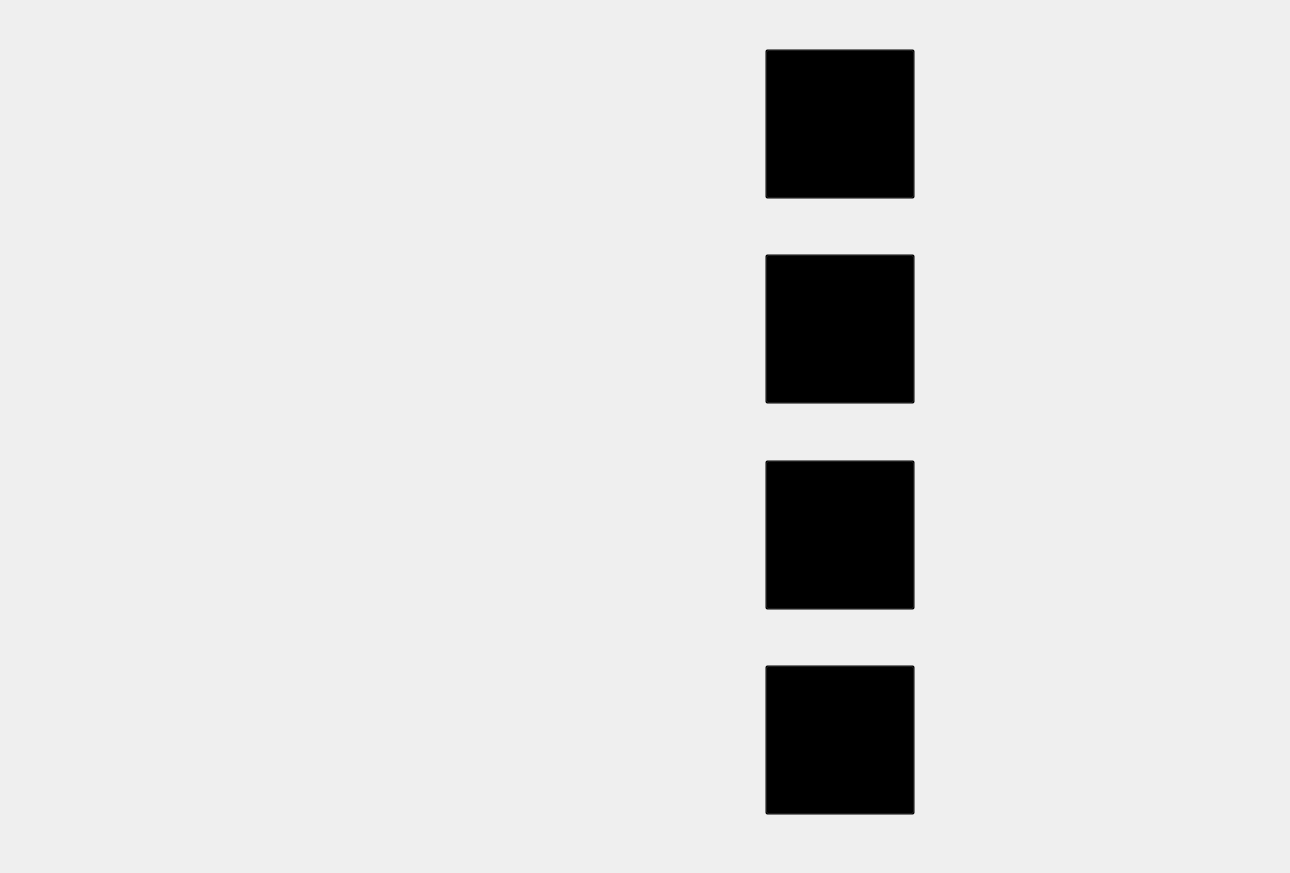
       <widget class="QWidget" name="HuMMUS">
        <attribute name="title">
         <string>HuMMUS</string>
        </attribute>
        <widget class="QWidget" name="horizontalLayoutWidget">
         <property name="geometry">
          <rect>
           <x>0</x>
           <y>0</y>
           <width>1281</width>
           <height>864</height>
          </rect>
         </property>
         <layout class="QHBoxLayout" name="horizontalLayout">
          <item>
           <spacer name="horizontalSpacer_4">
            <property name="orientation">
             <enum>Qt::Horizontal</enum>
            </property>
            <property name="sizeHint" stdset="0">
             <size>
              <width>40</width>
              <height>20</height>
             </size>
            </property>
           </spacer>
          </item>
          <item>
           <spacer name="verticalSpacer_4">
            <property name="orientation">
             <enum>Qt::Vertical</enum>
            </property>
            <property name="sizeHint" stdset="0">
             <size>
              <width>20</width>
              <height>40</height>
             </size>
            </property>
           </spacer>
          </item>
          <item>
           <widget class="QLabel" name="label">
            <property name="sizePolicy">
             <sizepolicy hsizetype="Fixed" vsizetype="Fixed">
              <horstretch>0</horstretch>
              <verstretch>0</verstretch>
             </sizepolicy>
            </property>
            <property name="text">
             <string/>
            </property>
            <property name="pixmap">
             <pixmap>../../../../../../Untitled-4.png</pixmap>
            </property>
           </widget>
          </item>
          <item>
           <spacer name="horizontalSpacer">
            <property name="orientation">
             <enum>Qt::Horizontal</enum>
            </property>
            <property name="sizeHint" stdset="0">
             <size>
              <width>40</width>
              <height>20</height>
             </size>
            </property>
           </spacer>
          </item>
          <item>
           <layout class="QVBoxLayout" name="verticalLayout_2">
            <item>
             <spacer name="verticalSpacer_3">
              <property name="orientation">
               <enum>Qt::Vertical</enum>
              </property>
              <property name="sizeHint" stdset="0">
               <size>
                <width>20</width>
                <height>40</height>
               </size>
              </property>
             </spacer>
            </item>
            <item>
             <widget class="QPushButton" name="main_newProjecticon">
              <property name="minimumSize">
               <size>
                <width>150</width>
                <height>150</height>
               </size>
              </property>
              <property name="font">
               <font>
                <pointsize>11</pointsize>
                <bold>true</bold>
               </font>
              </property>
              <property name="styleSheet">
               <string notr="true">QPushButton {
	background-color: rgba(0, 0, 0, 0);
}
QPushButton:: hover {
	background-color:rgba(0, 198, 255, .7);
}</string>
              </property>
              <property name="text">
               <string>  New Project</string>
              </property>
              <property name="iconSize">
               <size>
                <width>80</width>
                <height>80</height>
               </size>
              </property>
             </widget>
            </item>
            <item>
             <spacer name="verticalSpacer_5">
              <property name="orientation">
               <enum>Qt::Vertical</enum>
              </property>
              <property name="sizeHint" stdset="0">
               <size>
                <width>20</width>
                <height>40</height>
               </size>
              </property>
             </spacer>
            </item>
            <item>
             <widget class="QPushButton" name="main_openProjecticon">
              <property name="minimumSize">
               <size>
                <width>150</width>
                <height>150</height>
               </size>
              </property>
              <property name="font">
               <font>
                <pointsize>11</pointsize>
                <bold>true</bold>
               </font>
              </property>
              <property name="styleSheet">
               <string notr="true">QPushButton {
	background-color: rgba(0, 0, 0, 0);
}
QPushButton:: hover {
	background-color:rgba(0, 198, 255, .7);
}</string>
              </property>
              <property name="text">
               <string> Open Project</string>
              </property>
              <property name="iconSize">
               <size>
                <width>80</width>
                <height>80</height>
               </size>
              </property>
             </widget>
            </item>
            <item>
             <spacer name="verticalSpacer_6">
              <property name="orientation">
               <enum>Qt::Vertical</enum>
              </property>
              <property name="sizeHint" stdset="0">
               <size>
                <width>20</width>
                <height>40</height>
               </size>
              </property>
             </spacer>
            </item>
            <item>
             <widget class="QPushButton" name="main_Documentationicon">
              <property name="minimumSize">
               <size>
                <width>150</width>
                <height>150</height>
               </size>
              </property>
              <property name="font">
               <font>
                <pointsize>11</pointsize>
                <bold>true</bold>
               </font>
              </property>
              <property name="styleSheet">
               <string notr="true">QPushButton {
	background-color: rgba(0, 0, 0, 0);
}
QPushButton:: hover {
	background-color:rgba(0, 198, 255, .7);
}</string>
              </property>
              <property name="text">
               <string>Documentation</string>
              </property>
              <property name="iconSize">
               <size>
                <width>80</width>
                <height>80</height>
               </size>
              </property>
             </widget>
            </item>
            <item>
             <spacer name="verticalSpacer_7">
              <property name="orientation">
               <enum>Qt::Vertical</enum>
              </property>
              <property name="sizeHint" stdset="0">
               <size>
                <width>20</width>
                <height>40</height>
               </size>
              </property>
             </spacer>
            </item>
            <item>
             <widget class="QPushButton" name="main_ContactUsicon">
              <property name="minimumSize">
               <size>
                <width>150</width>
                <height>150</height>
               </size>
              </property>
              <property name="font">
               <font>
                <pointsize>11</pointsize>
                <bold>true</bold>
               </font>
              </property>
              <property name="styleSheet">
               <string notr="true">QPushButton {
	background-color: rgba(0, 0, 0, 0);
}
QPushButton:: hover {
	background-color:rgba(0, 198, 255, .7);
}</string>
              </property>
              <property name="text">
               <string>Contact Us</string>
              </property>
              <property name="iconSize">
               <size>
                <width>80</width>
                <height>80</height>
               </size>
              </property>
             </widget>
            </item>
            <item>
             <spacer name="verticalSpacer">
              <property name="orientation">
               <enum>Qt::Vertical</enum>
              </property>
              <property name="sizeHint" stdset="0">
               <size>
                <width>20</width>
                <height>40</height>
               </size>
              </property>
             </spacer>
            </item>
           </layout>
          </item>
          <item>
           <spacer name="horizontalSpacer_2">
            <property name="orientation">
             <enum>Qt::Horizontal</enum>
            </property>
            <property name="sizeHint" stdset="0">
             <size>
              <width>40</width>
              <height>20</height>
             </size>
            </property>
           </spacer>
          </item>
         </layout>
        </widget>
       </widget>
